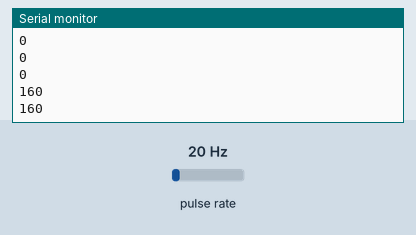
The sketch below on a simulated Arduino Uno, built with avr-gcc and run on an emulated ATmega328P. Parts: the last lines printed to the serial monitor. Wiring (inferred from the names in the program): pulse sensor: data pin 2. The inputs (shaded band) are chosen by the test bench; at power-on: pulse rate 20 Hz. No radio packets arrive unless stated.

Above: at 1.2 s.
1.3 s: pulse rate (sensor on pin 2) set to 4 Hz
At 1.33 s:
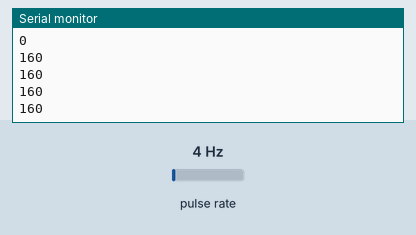
2.8 s: pulse rate (sensor on pin 2) set to 50 Hz
At 2.86 s:
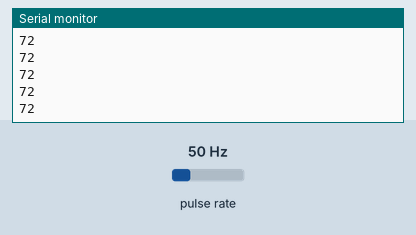
Timing chart, 0 to 5.8 s (numbered marks = the images above; inputs shaded):
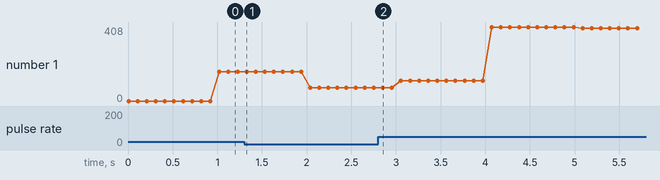

Measured:
- plotted number 1: 160 → 72 after the input at 1.3 s, 72 → 408 after the input at 2.8 s

The sketch:

tx1.ino
```cpp
#include<SPI.h>
#include<nRF24L01.h>
#include<RF24.h>


RF24 radio(9,10);

volatile int flow_frequency; // Measures flow sensor pulses
unsigned int l_hour; // Calculated litres/hour
unsigned char flowsensor = 2; // Sensor Input
unsigned long currentTime;
unsigned long loopTime;

void flow () // Interrupt function
{
  flow_frequency++;
  yield();
}

unsigned char ADDRESS0[5] = {0xb1, 0x43, 0x88, 0x99, 0x45};

void setup() {
  Serial.begin(9600);
  pinMode(flowsensor, INPUT);
  digitalWrite(flowsensor, HIGH);
  attachInterrupt(0, flow, RISING);
  sei();
  currentTime = millis();
  loopTime = currentTime;

  radio.begin();
  radio.setRetries(15,15);
  radio.setDataRate(RF24_250KBPS);
  radio.setPALevel(RF24_PA_MAX);
  radio.openWritingPipe(ADDRESS0);
  radio.openReadingPipe(0,ADDRESS0);
  radio.stopListening();
}

void loop() {
  currentTime = millis();
   if(currentTime >= (loopTime + 1000))
   {
      loopTime = currentTime; // Updates cloopTime
      // Pulse frequency (Hz) = 7.5Q, Q is flow rate in L/min.
      l_hour = (flow_frequency * 60 / 7.5); // (Pulse frequency x 60 min) / 7.5Q = flowrate in L/hour
      flow_frequency = 0; // Reset Counter
   }
      radio.write(&l_hour,sizeof(l_hour));     //send data over nrf
  Serial.println(l_hour);
  delay(100);

}
```
